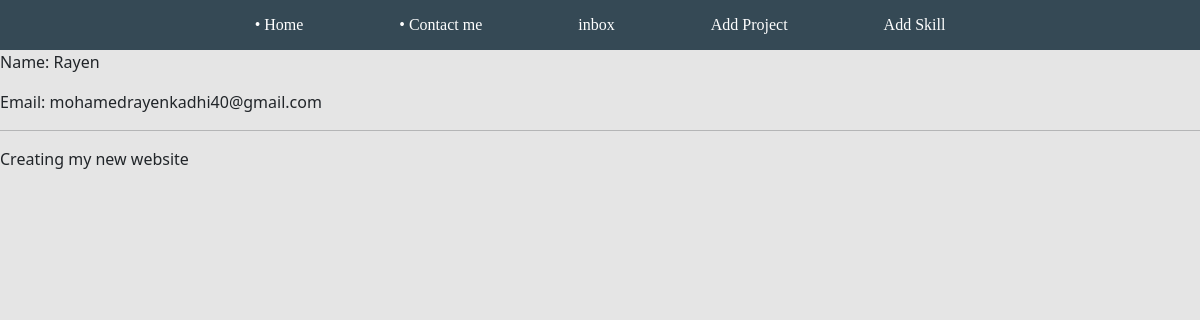
The page /message/68164f94-931a-4e7e-afe8-0b3425ab69bd/ (signed in) on the database its author committed.
### base/models.py (models this page shows, shortened)
class Message(models.Model):
    name = models.CharField(max_length=200)
    email = models.CharField(max_length=200)
    subject = models.CharField(max_length=200)
    body = models.TextField()
    is_read = models.BooleanField(default=False)
    created = models.TimeField(auto_now_add=True)
    id = models.UUIDField(default=uuid.uuid4, unique=True, primary_key=True, editable=False)

### base/views.py (the view)
# urls.py: path('message/<str:pk>/', views.messagePage, name='message'),
def messagePage(request, pk):
    message = Message.objects.get(id=pk)
    message.is_read = True
    message.save()
    context = {'message': message}
    return render(request, 'base/messages.html', context)

### base/templates/base/messages.html
{% extends 'base/main.html' %}
{% load static %}
{% block content %}
<div class="container">
    <p> Name: {{message.name}} </p>
    <p> Email: {{message.email}} </p>
    <hr>
    <p> {{message.body}} </p>
</div>
{% endblock content %}

### static/styles/main.css (style rules this page uses)
body { background-color: #E5E5E5; }
.container { padding:0 0em; max-height:100%; max-width:100%; }

### rows shown on the page
Message: name "Rayen", email "mohamedrayenkadhi40@gmail.com", body "Creating my new website"
